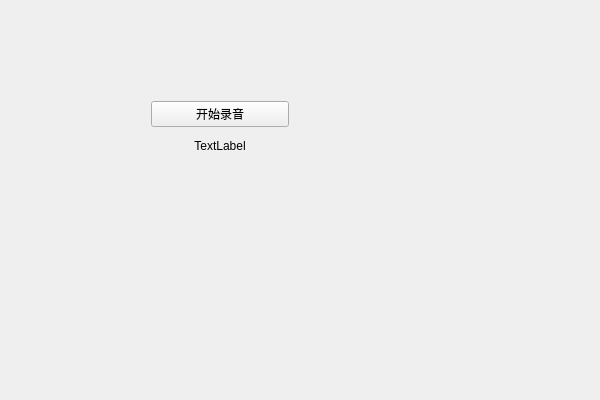
<?xml version="1.0" encoding="UTF-8"?>
<ui version="4.0">
 <class>MainWindowClass</class>
 <widget class="QMainWindow" name="MainWindowClass">
  <property name="geometry">
   <rect>
    <x>0</x>
    <y>0</y>
    <width>600</width>
    <height>400</height>
   </rect>
  </property>
  <property name="windowTitle">
   <string>MainWindow</string>
  </property>
  <widget class="QWidget" name="centralWidget">
   <widget class="QWidget" name="verticalLayoutWidget">
    <property name="geometry">
     <rect>
      <x>140</x>
      <y>90</y>
      <width>160</width>
      <height>80</height>
     </rect>
    </property>
    <layout class="QVBoxLayout" name="verticalLayout">
     <item>
      <widget class="QPushButton" name="audioButton">
       <property name="text">
        <string>开始录音</string>
       </property>
      </widget>
     </item>
     <item>
      <widget class="QLabel" name="timeLabel">
       <property name="text">
        <string>TextLabel</string>
       </property>
       <property name="alignment">
        <set>Qt::AlignCenter</set>
       </property>
      </widget>
     </item>
    </layout>
   </widget>
  </widget>
 </widget>
 <layoutdefault spacing="6" margin="11"/>
 <resources>
  <include location="MainWindow.qrc"/>
 </resources>
 <connections/>
</ui>
